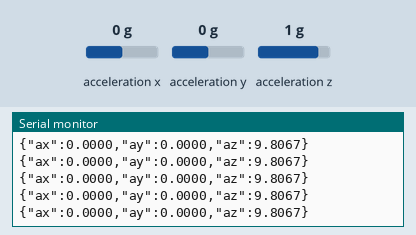
This sketch was run on a simulated ESP32. Shown: the last lines printed to the serial monitor. Wiring (inferred from the names in the program): MPU-6050 motion sensor at I2C address 0x68. The inputs (shaded band) are chosen by the test bench; at power-on: acceleration x 0 g, acceleration y 0 g, acceleration z 1 g.

Above: at 1.4 s.
1.5 s: acceleration x set to -1.4 g
At 2.4 s:
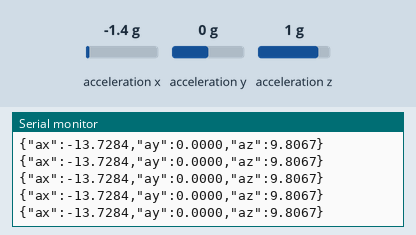
3.0 s: acceleration y set to -1.4 g
At 3.6 s:
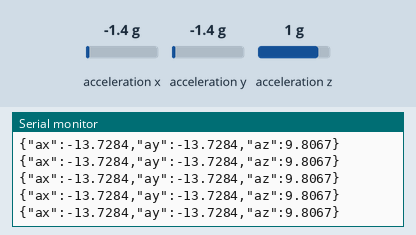
4.5 s: acceleration z set to -1.4 g
At 5.0 s:
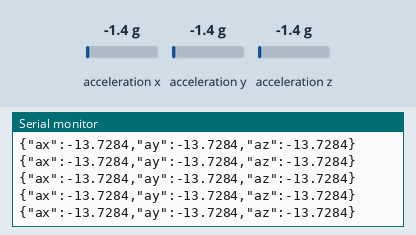

The sketch:

esp32_mpu6050.ino
```cpp
// ESP32 -> USB serial -> Jetson fall_to_dashboard.py
// Generic ESP32: MPU6050 VCC=3V3, GND=GND, SDA=GPIO21, SCL=GPIO22, AD0=GND.
// Uses Arduino-ESP32 Wire library, no third-party MPU library required.
#include <Arduino.h>
#include <Wire.h>

constexpr uint8_t MPU_ADDR = 0x68;  // Use 0x69 if AD0 is HIGH.
constexpr float G = 9.80665f;
constexpr float COUNTS_PER_G = 4096.0f;  // ACCEL_CONFIG ±8g.
uint32_t lastSampleMs = 0;

bool writeReg(uint8_t reg, uint8_t value) {
  Wire.beginTransmission(MPU_ADDR);
  Wire.write(reg);
  Wire.write(value);
  return Wire.endTransmission() == 0;
}

bool readReg(uint8_t reg, uint8_t &value) {
  Wire.beginTransmission(MPU_ADDR);
  Wire.write(reg);
  if (Wire.endTransmission(false) != 0 || Wire.requestFrom(MPU_ADDR, (uint8_t)1) != 1) return false;
  value = Wire.read();
  return true;
}

bool readAccel(int16_t &x, int16_t &y, int16_t &z) {
  Wire.beginTransmission(MPU_ADDR);
  Wire.write(0x3B);  // ACCEL_XOUT_H, then six consecutive bytes.
  if (Wire.endTransmission(false) != 0 || Wire.requestFrom(MPU_ADDR, (uint8_t)6) != 6) return false;
  x = (int16_t)((Wire.read() << 8) | Wire.read());
  y = (int16_t)((Wire.read() << 8) | Wire.read());
  z = (int16_t)((Wire.read() << 8) | Wire.read());
  return true;
}

void setup() {
  Serial.begin(115200);
  Wire.begin(21, 22, 100000);
  delay(150);
  uint8_t who = 0;
  if (!readReg(0x75, who) || (who & 0x7E) != 0x68) {
    Serial.println("# MPU6050 not found at 0x68. Check 3V3, GND, SDA, SCL, AD0.");
    while (true) delay(1000);
  }
  if (!writeReg(0x6B, 0x00) || !writeReg(0x1C, 0x10)) {
    Serial.println("# Could not configure MPU6050.");
    while (true) delay(1000);
  }
  delay(100);
  Serial.println("# MPU6050 ready; ±8g, ~50 samples/sec, SI units m/s^2");
}

void loop() {
  if (millis() - lastSampleMs < 20) return;
  lastSampleMs = millis();
  int16_t x, y, z;
  if (!readAccel(x, y, z)) {
    Serial.println("# MPU6050 read error");
    return;
  }
  Serial.printf("{\"ax\":%.4f,\"ay\":%.4f,\"az\":%.4f}\n",
                x * G / COUNTS_PER_G, y * G / COUNTS_PER_G, z * G / COUNTS_PER_G);
}
```

Measured:
- after the input at 1.5 s, the serial monitor: prints a new line at once (image 1)
- after the input at 3.0 s, the serial monitor: prints a new line at once (image 2)
- after the input at 4.5 s, the serial monitor: prints a new line at once (image 3)
